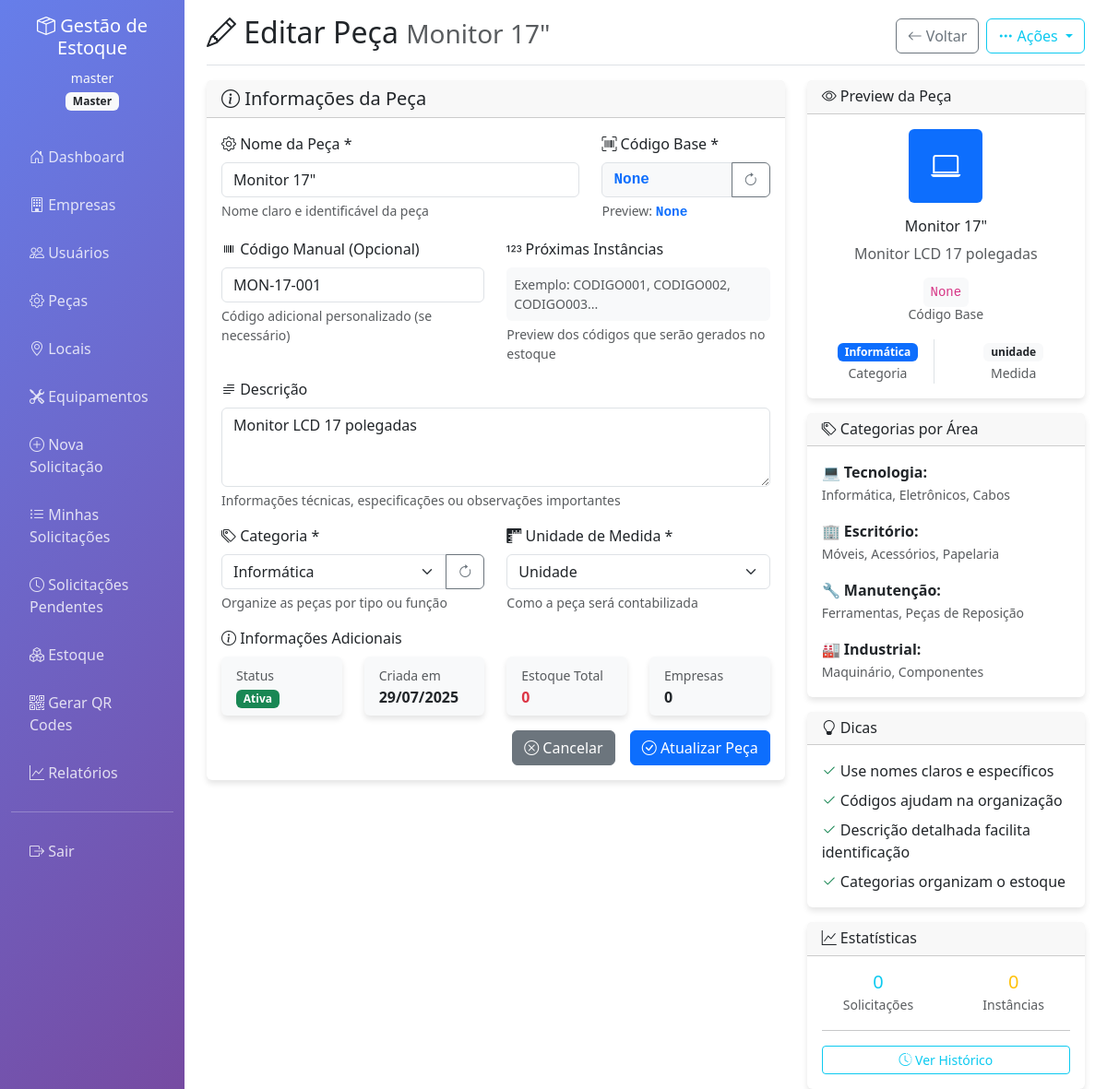
The app's page /parts/1/edit (signed in), older data.
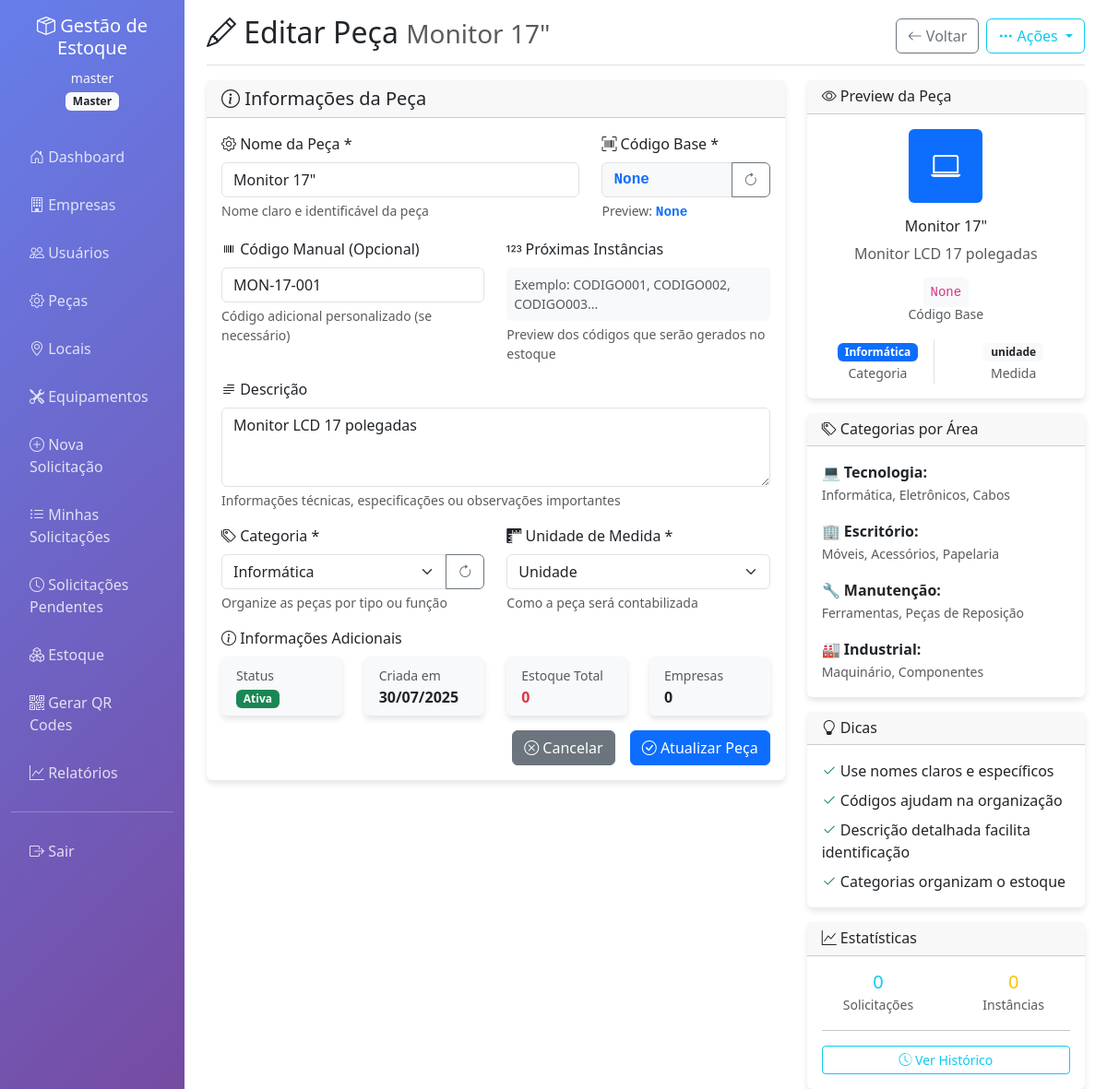
The same page, newer data.
### app.py (models this page shows)
class Part(db.Model):
    id = db.Column(db.Integer, primary_key=True)
    name = db.Column(db.String(100), nullable=False)
    description = db.Column(db.Text)
    part_number = db.Column(db.String(50))
    base_code = db.Column(db.String(20), unique=True)
    category = db.Column(db.String(50))
    unit_measure = db.Column(db.String(20))  # unidade, kg, metro, etc
    is_active = db.Column(db.Boolean, default=True)
    created_at = db.Column(db.DateTime, default=datetime.utcnow)

### app.py (the view, shortened to what this page needs)
@app.route('/parts/<int:id>/edit', methods=['GET', 'POST'])
@login_required
@role_required('master')
def edit_part(id):
    part = Part.query.get_or_404(id)
    return render_template('part_form.html', part=part, edit=True)

### app.py (called while the page is built)
@app.context_processor
def inject_now():
    return {'now': datetime.utcnow()}

def role_required(*roles):
    def decorator(f):
        @wraps(f)
        def decorated_function(*args, **kwargs):
            if not current_user.is_authenticated or current_user.role not in roles:
                flash('Acesso negado. Você não tem permissão para acessar esta página.', 'error')
                return redirect(url_for('dashboard'))
            return f(*args, **kwargs)
        return decorated_function
    return decorator

@login_manager.user_loader
def load_user(user_id):
    return User.query.get(int(user_id))

### templates/part_form.html (shortened to what the changed rows need)
{% extends "base.html" %}
{% block content %}
<div class="d-flex justify-content-between flex-wrap flex-md-nowrap align-items-center pt-3 pb-2 mb-3 border-bottom">
    <h1 class="h2">
        <i class="bi bi-{{ 'pencil' if edit else 'plus' }}"></i>
        {{ 'Editar' if edit else 'Nova' }} Peça
        {% if edit and part %}
        <small class="text-muted">{{ part.name }}</small>
        {% endif %}
    </h1>
</div>
<div class="row">
    <div class="col-md-8">
        <div class="card">
            <div class="card-body">
                <form method="POST" id="partForm">
                    <div class="row">
                        <div class="col-md-8">
                            <div class="mb-3">
                                <label for="name" class="form-label">
                                    <i class="bi bi-gear"></i> Nome da Peça *
                                </label>
                                <input type="text"
                                       class="form-control"
                                       id="name"
                                       name="name"
                                       value="{{ part.name if edit else '' }}"
                                       required
                                       placeholder="Ex: Monitor 17 polegadas"
                                       maxlength="100"
                                       onkeyup="generateCodePreview()">
                                <div class="form-text">
                                    Nome claro e identificável da peça
                                </div>
                            </div>
                        </div>
                        <div class="col-md-4">
                            <div class="mb-3">
                                <div class="input-group">
                                    <input type="text"
                                           class="form-control"
                                           id="base_code"
                                           name="base_code"
                                           value="{{ part.base_code if edit else '' }}"
                                           readonly
                                           placeholder="Será gerado automaticamente"
                                           style="background-color: #f8f9fa;"
                                           required>
                                    <button type="button"
                                            class="btn btn-outline-secondary"
                                            onclick="regenerateBaseCode()"
                                            title="Regenerar código">
                                        <i class="bi bi-arrow-clockwise"></i>
                                    </button>
                                </div>
                                <div class="form-text">
                                    Preview: <span id="codePreview" class="text-primary font-monospace">{{ part.base_code if edit else 'Digite o nome acima' }}</span>
                                </div>
                            </div>
                        </div>
                    </div>
                    <div class="row">
                        <div class="col-md-6">
                            <div class="mb-3">
                                <label for="part_number" class="form-label">
                                    <i class="bi bi-upc"></i> Código Manual (Opcional)
                                </label>
                                <input type="text"
                                       class="form-control"
                                       id="part_number"
                                       name="part_number"
                                       value="{{ part.part_number if edit else '' }}"
                                       placeholder="Ex: MON-17-001"
                                       maxlength="50">
                                <div class="form-text">
                                    Código adicional personalizado (se necessário)
                                </div>
                            </div>
                        </div>
                    </div>
                    <div class="mb-3">
                        <label for="description" class="form-label">
                            <i class="bi bi-text-paragraph"></i> Descrição
                        </label>
                        <textarea class="form-control"
                                  id="description"
                                  name="description"
                                  rows="3"
                                  placeholder="Descreva detalhes importantes da peça...">{{ part.description if edit else '' }}</textarea>
                        <div class="form-text">
                            Informações técnicas, especificações ou observações importantes
                        </div>
                    </div>
                    <div class="row">
                        <div class="col-md-6">
                            <div class="mb-3">
                                <label for="unit_measure" class="form-label">
                                    <i class="bi bi-rulers"></i> Unidade de Medida *
                                </label>
                                <select class="form-select" id="unit_measure" name="unit_measure" required>
                                    <option value="unidade"
                                            {% if not edit or part.unit_measure == 'unidade' %}selected{% endif %}>
                                        Unidade
                                    </option>
                                </select>
                                <div class="form-text">
                                    Como a peça será contabilizada
                                </div>
                            </div>
                        </div>
                    </div>
                    {% if edit %}
                    <div class="mb-3">
                        <label class="form-label">
                            <i class="bi bi-info-circle"></i> Informações Adicionais
                        </label>
                        <div class="row">
                            <div class="col-md-3">
                                <div class="card bg-light">
                                    <div class="card-body py-2">
                                        <small class="text-muted">Status</small><br>
                                        <span class="badge {{ 'bg-success' if part.is_active else 'bg-secondary' }}">
                                            {{ 'Ativa' if part.is_active else 'Inativa' }}
                                        </span>
                                    </div>
                                </div>
                            </div>
                            <div class="col-md-3">
                                <div class="card bg-light">
                                    <div class="card-body py-2">
                                        <small class="text-muted">Criada em</small><br>
                                        <strong>{{ part.created_at.strftime('%d/%m/%Y') }}</strong>
                                    </div>
                                </div>
                            </div>
                            <div class="col-md-3">
                                <div class="card bg-light">
                                    <div class="card-body py-2">
                                        <small class="text-muted">Estoque Total</small><br>
                                        {% set total_stock = part.stocks|sum(attribute='quantity') %}
                                        <strong class="text-{{ 'success' if total_stock > 0 else 'danger' }}">
                                            {{ total_stock }}
                                        </strong>
                                    </div>
                                </div>
                            </div>
                            <div class="col-md-3">
                                <div class="card bg-light">
                                    <div class="card-body py-2">
                                        <small class="text-muted">Empresas</small><br>
                                        <strong>{{ part.stocks|length }}</strong>
                                    </div>
                                </div>
                            </div>
                        </div>
                    </div>
                    {% endif %}
                </form>
            </div>
        </div>
    </div>
</div>
{% endblock %}

Row changes from the older to the newer data that the page shows:
changed Part "Monitor 17\"": created_at "29/07/2025" → "30/07/2025"
